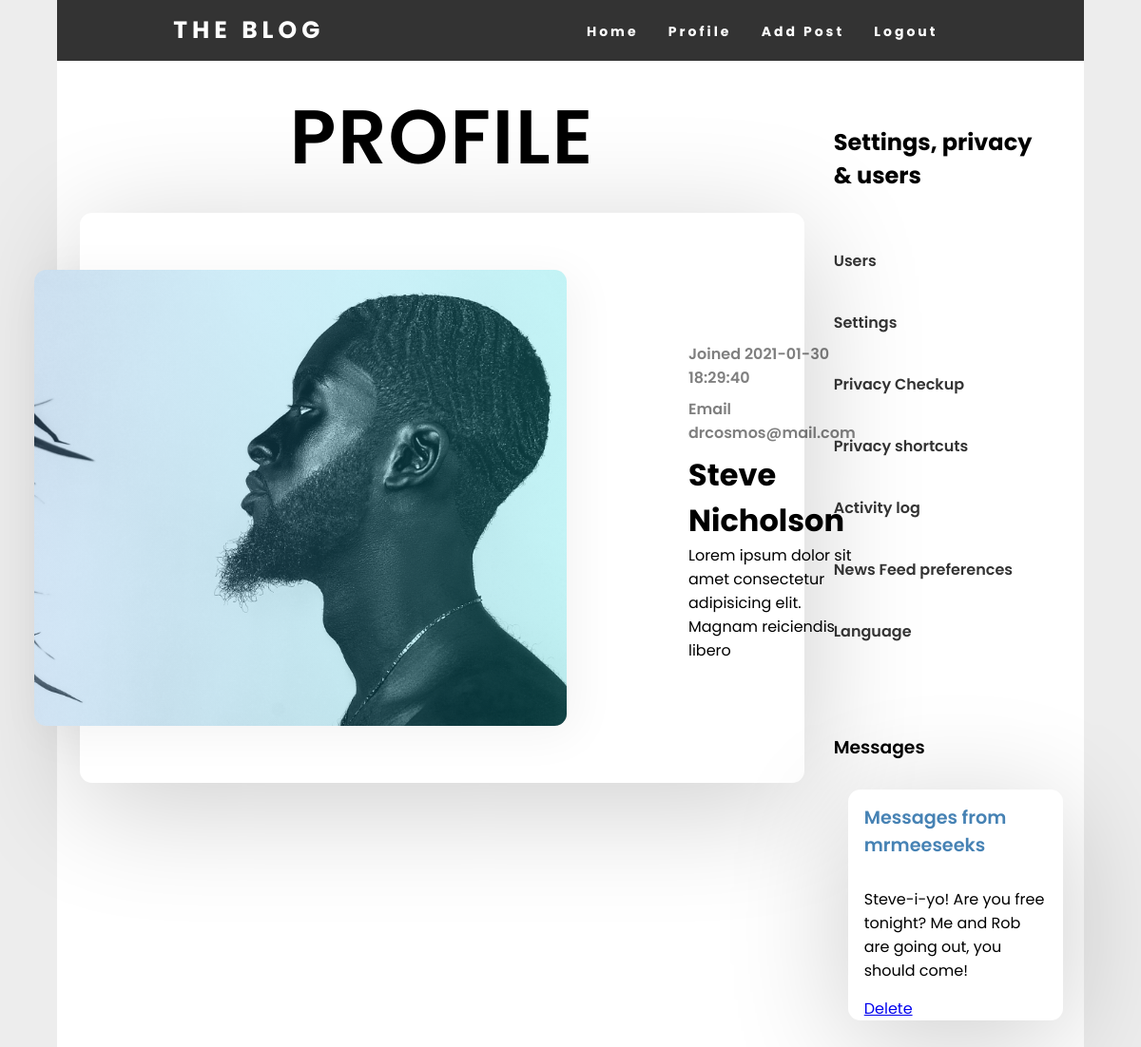
The page /pages/profile.php?user=20 (signed in) on the database its author committed.
### tables this page shows
CREATE TABLE `users` (
  `id` int(11) unsigned NOT NULL AUTO_INCREMENT,
  `username` varchar(255) DEFAULT NULL,
  `email` varchar(255) DEFAULT NULL,
  `password` varchar(255) DEFAULT NULL,
  `created_at` timestamp NOT NULL DEFAULT current_timestamp(),
  `updated_at` timestamp NULL DEFAULT current_timestamp() ON UPDATE current_timestamp(),
  `profile_image` varchar(255) DEFAULT NULL,
  `f_name` varchar(30) DEFAULT NULL,
  `l_name` varchar(30) DEFAULT NULL,
  PRIMARY KEY (`id`)
);

CREATE TABLE `comments` (
  `id` int(11) unsigned NOT NULL AUTO_INCREMENT,
  `from_id` varchar(100) DEFAULT NULL,
  `comment` varchar(255) DEFAULT NULL,
  `comment_user_id` int(11) DEFAULT NULL,
  `created_at` timestamp NULL DEFAULT current_timestamp(),
  `updated_at` timestamp NULL DEFAULT current_timestamp() ON UPDATE current_timestamp(),
  `from_user_id` int(11) DEFAULT NULL,
  PRIMARY KEY (`id`)
);

### functions/functions.php (called while the page is built, shortened)
<?php
function addProfileToViewProfile($pdo, $userID){
    $sql = 'SELECT users.email, users.username,
    users.profile_image, users.f_name, users.l_name, users.created_at FROM users WHERE users.id = :id';
    $statement = $pdo->prepare($sql);
    $statement->bindParam(':id', $userID);
    $statement->execute();
    return $statement;
}
function joinUserWithComment($pdo, $userCommentID){
    $sql = 'SELECT users.email, users.username, users.id, comments.comment_user_id, comments.comment, comments.id, comments.from_id
            FROM users
            LEFT JOIN comments
            ON users.id = comments.comment_user_id
            WHERE comments.comment_user_id = :comment_user_id';
    $statement = $pdo->prepare($sql);
    $statement->bindParam(':comment_user_id', $userCommentID);
    $statement->execute();
    return $statement;
}

### pages/sidebar.php (called while the page is built)
<?php
$userid = $_SESSION['user']['id'];
$sidebar = array(
    array(
        'slug' => 'users.php',
        'title' => 'Users'
    ),
    array(
        'slug' => "settings.php?user=$userid",
        'title' => 'Settings'
    ),
    array(
        'slug' => '#',
        'title' => 'Privacy Checkup'
    ),
    array(
        'slug' => '#',
        'title' => 'Privacy shortcuts'
    ),
    array(
        'slug' => '#',
        'title' => 'Activity log'
    ),
    array(
        'slug' => '#',
        'title' => 'News Feed preferences'
    ),
    array(
        'slug' => '#',
        'title' => 'Language'
    ),
);
?>

### functions/add-comment.php (called while the page is built, shortened)
<?php
require_once 'functions.php';
if(isset($_GET['user'])){
    $userID = $_GET['user'];
    $addCommentToUser = joinUserWithComment($pdo, $userID);
    $commentByUser = $addCommentToUser->fetchAll(PDO::FETCH_CLASS);
}

### pages/profile.php (the view, shortened to what this page needs)
<?php
require_once '../header/newheader.php';
require_once '../functions/delete-comment.php';
require_once '../functions/add-comment.php';
$userID = $_GET['user'];
$addProfileToViewProfile = addProfileToViewProfile($pdo, $userID);
$viewProfile = $addProfileToViewProfile->fetchAll(PDO::FETCH_CLASS);
?>
<main>
<?php if(isset($_GET['user'])):?>
    <div class="main-container">
        <div class="contant">
        <h2 class="page-title">Profile</h2>
        <?php foreach($viewProfile as $userProfile) : ?>
        <div class="profile-card">
        <div class="blog-profile">
            <div class="blog-profile_img">
                <img src="../profileimages/<?= $userProfile->profile_image?>" alt="">
            </div>
            <div class="blog-profile_info">
                <div class="blog-profile_data">
                    <span>Joined <?php echo $userProfile->created_at?></span>
                    <span>Email <?php echo $userProfile->email?></span>
                </div>
                <h1 class="blog-profile_title"><?= $userProfile->f_name ?> <?= $userProfile->l_name ?></h1>
                <p class="blog-post_text">Lorem ipsum dolor sit amet consectetur adipisicing elit. Magnam reiciendis libero</p>
            </div>
        </div>
        </div>
        <?php endforeach; ?>
    </div>
        <aside class="side-bar">
            <div class="settings">
            <h2>Settings, privacy & users</h2>
            <?php include 'sidebar.php'; ?>
            <ul>
            <?php foreach($sidebar as $items): ?>
            <li><a href="<?= $items['slug'] ?>"> <?= $items['title']?> </a></li>
            <?php endforeach ; ?>
            </ul>
            </div>
            <div class="messages">
            <h3>Messages</h3>
                <?php foreach($commentByUser as $comment) : ?>
                <div class="comment">
                <div class="comment-bubble">
                <p class="from">Messages from <?php echo $comment->from_id; ?></p>
                <p class="message-txt"><?php echo $comment->comment; ?></p>
                <div class="delete-comment">
                <a href="profile.php?delete-comment=<?php echo $comment->id ?>">Delete</a>
                </div>
                </div>
                </div>
                <?php endforeach ; ?>
            </div>
        </aside>
    </div>
<?php endif ;?>
</main>
</body>
</html>

### css/header-style.css (style rules this page uses)
* { margin: 0px; padding: 0px; box-sizing: border-box; }

### css/main-container.css (style rules this page uses)
.main-container { display: flex; justify-content: space-around; width: 90%; margin: auto; background-color: #fff; }
.contant { width: 75%; }
.contant .page-title { width: 85%; margin: auto; padding: 20px 0; text-align: center; font-size: 80px; font-weight: 600; text-transform: uppercase; letter-spacing: 2px; }

### css/profile-info-styling.css (style rules this page uses)
.profile-card { width: 100%; height: 75vh; display: flex; justify-content: center; padding: 0 1.5rem; }
.blog-profile { width: 100%; max-width: 80rem; height: 100%; max-height: 40rem; padding: 5rem; background-color: #fff; box-shadow: 0 1.4rem 8rem rgba(0, 0, 0, .2); display: flex; align-items: center; border-radius: .8rem; }
.blog-profile_img { min-width: 35rem; max-width: 35rem; height: 30rem; transform: translateX(-8rem); position: relative; }
.blog-profile_img img { width: 100%; height: 100%; object-fit: cover; display: block; border-radius: .8rem; }
.blog-profile_img::before { content: ''; width: 100%; height: 100%; position: absolute; top: 0; left: 0; background: linear-gradient(to right, rgba(79, 172, 254, .2), rgba(0, 242, 254, .2)); box-shadow: .5rem .5rem 3rem 1px rgba(0, 0, 0, .05); border-radius: .8rem; }
.blog-profile_data span { display: block; color: rgba(0, 0, 0, .5); font-size: 1rem; font-weight: 600; margin: .5rem 0; }

### css/aside-style.css (style rules this page uses)
.side-bar { width: 25%; }
.settings { width: 95%; margin: auto; padding: 68px 0 20px; }
.settings h2 { width: 90%; }
.settings ul { list-style: none; padding: 20px 0; }
.settings ul li { margin: 40px 0; }
.settings ul li a { text-decoration: none; color: #333; font-weight: 600; }
.messages { width: 95%; margin: auto; padding: 0 0 20px 0; }
.messages h3 { padding: 15px 0; font-weight: 600; }
.comment { background-color: #fff; border-radius: .8rem; margin: 15px; box-shadow: 0 1.4rem 8rem rgba(0, 0, 0, .2); }
.comment-bubble { width: 85%; margin: auto; }
.comment-bubble p { padding: 15px 0; }
.comment-bubble .from { font-size: 1.2rem; color: steelblue; font-weight: 600; }

### css/login-style.css (style rules this page uses)
body { margin: 0; padding: 0; font-family: montserrat; overflow-x: hidden; font-family: 'Poppins', sans-serif; background: rgb(237, 237, 237); }

### rows shown on the page
users: profile_image (picture), created_at "2021-01-30 18:29:40", email "drcosmos@mail.com", f_name "Steve", l_name "Nicholson", comments.from_id "mrmeeseeks", comments.comment "Steve-i-yo! Are you free tonight? Me and Rob are going out, you should come!"

### other values the page prints
$items['title'] "Home"
$items['title'] "Profile"
$items['title'] "Add Post"
$items['title'] "Logout"
$items['title'] "Users"
$items['title'] "Settings"
$items['title'] "Privacy Checkup"
$items['title'] "Privacy shortcuts"
$items['title'] "Activity log"
$items['title'] "News Feed preferences"
$items['title'] "Language"
